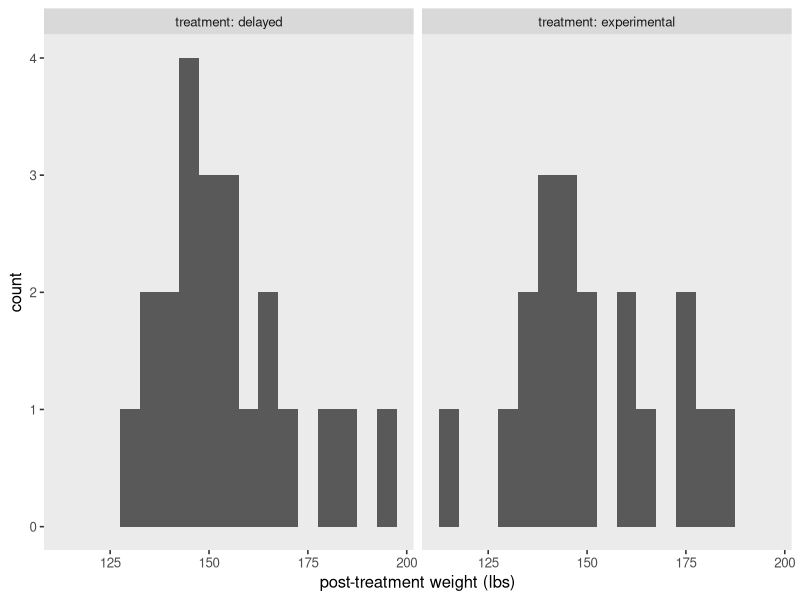
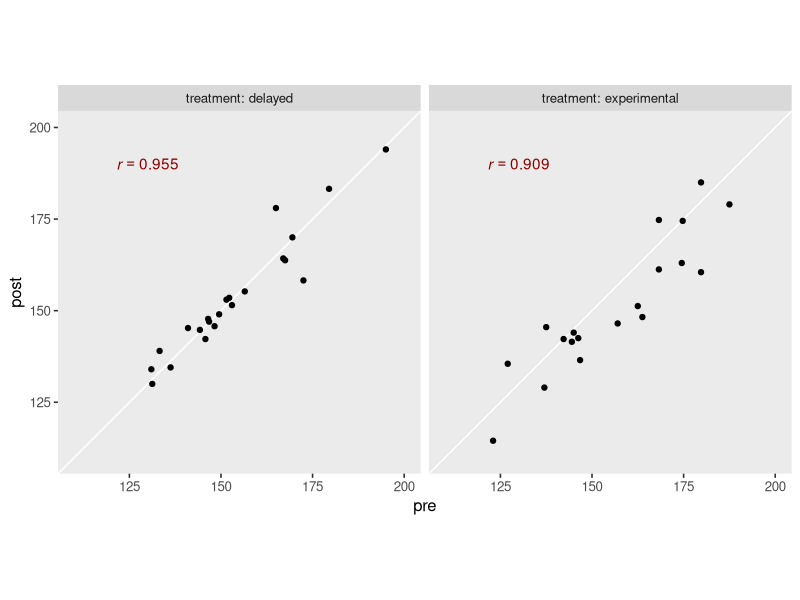
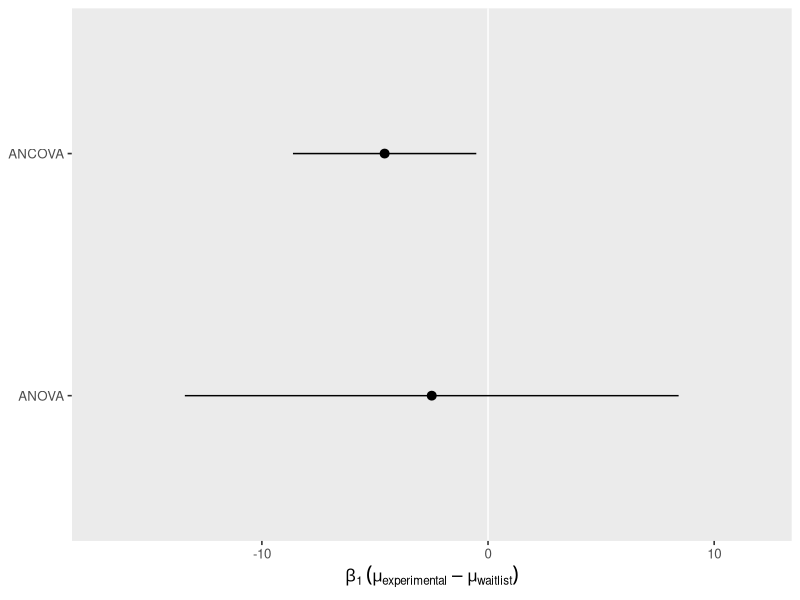
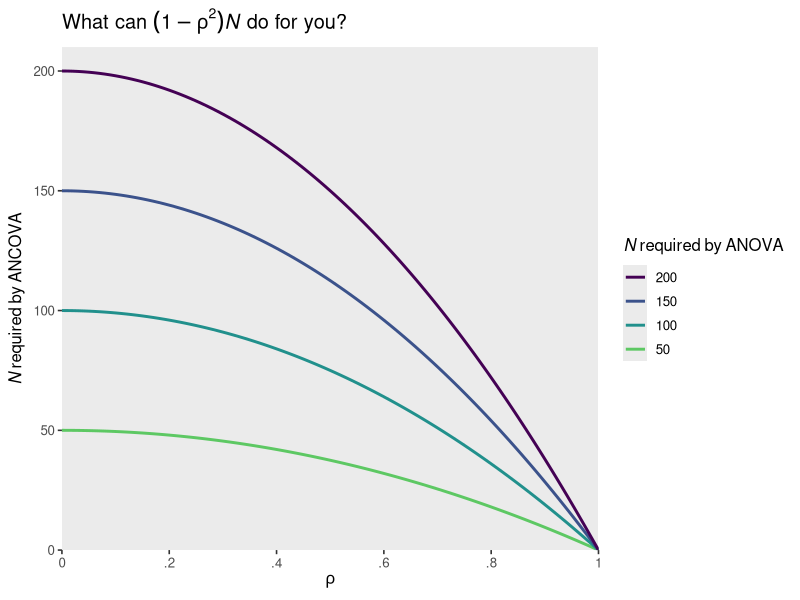

The R script that drew these images, in order:
## ---- chunk 1
# packages
library(tidyverse)
library(broom)

# adjust the global plotting theme
theme_set(theme_gray(base_size = 12) +
            theme(panel.grid = element_blank()))
## ---- chunk 2
horan1971 <- tibble(
  sl = c(letters[1:22], letters[1:20], letters[1:19], letters[1:19]),
  sn = 1:80,
  treatment = factor(rep(1:4, times = c(22, 20, 19, 19))),
  pre = c(149.5, 131.25, 146.5, 133.25, 131, 141, 145.75, 146.75, 172.5, 156.5, 153, 136.25, 148.25, 152.25, 167.5, 169.5, 151.5, 165, 144.25, 167, 195, 179.5,
          127, 134, 163.5, 155, 157.25, 121, 161.25, 147.25, 134.5, 121, 133.5, 128.5, 151, 141.25, 164.25, 138.25, 176, 178, 183, 164,
          149, 134.25, 168, 116.25, 122.75, 122.5, 130, 139, 121.75, 126, 159, 134.75, 140.5, 174.25, 140.25, 133, 171.25, 198.25, 141.25,
          137, 157, 142.25, 123, 163.75, 168.25, 146.25, 174.75, 174.5, 179.75, 162.5, 145, 127, 146.75, 137.5, 179.75, 168.25, 187.5, 144.5),
  post = c(149, 130, 147.75, 139, 134, 145.25, 142.25, 147, 158.25, 155.25, 151.5, 134.5, 145.75, 153.5, 163.75, 170, 153, 178, 144.75, 164.25, 194, 183.25,
           121.75, 132.25, 166, 146.5, 154.5, 114, 148.25, 148.25, 133.5, 126.5, 137, 126.5, 148.5, 145.5, 151.5, 128.5, 176.5, 170.5, 181.5, 160.5,
           145.5, 122.75, 164, 118.5, 122, 125.5, 129.5, 137, 119.5, 123.5, 150.5, 125.75, 135, 164.25, 144.5, 135.5, 169.5, 194.5, 142.5,
           129, 146.5, 142.25, 114.5, 148.25, 161.25, 142.5, 174.5, 163, 160.5, 151.25, 144, 135.5, 136.5, 145.5, 185, 174.75, 179, 141.5)) %>% 
  mutate(treatment = factor(treatment, labels = c("delayed", "placebo", "scheduled", "experimental")))

# what is this?
glimpse(horan1971)
## ---- chunk 3
horan1971 <- horan1971 %>% 
  filter(treatment %in% c("delayed", "experimental"))
## ---- chunk 4
horan1971 %>% 
  count(treatment)
## ---- chunk 5
horan1971 %>%  
  ggplot(aes(x = post)) +
  geom_histogram(binwidth = 5) +
  xlab("post-treatment weight (lbs)") +
  facet_wrap(~ treatment, labeller = label_both)
## ---- chunk 6
horan1971 %>% 
  group_by(treatment) %>% 
  summarise(mean = mean(post),
            sd = sd(post),
            n = n(),
            percent_missing = mean(is.na(post)) * 100)
## ---- chunk 7
horan1971 <- horan1971 %>% 
  # make a mean-centered version of pre
  mutate(prec = pre - mean(pre))
## ---- chunk 8
horan1971 <- horan1971 %>% 
  mutate(delayed      = ifelse(treatment == "delayed", 1, 0),
         experimental = ifelse(treatment == "experimental", 1, 0))
## ---- chunk 9
horan1971 %>% 
  distinct(treatment, delayed, experimental)
## ---- chunk 10
# fit the ANOVA-type model with OLS
ols1 <- lm(
  data = horan1971,
  post ~ 1 + experimental
)

# summarize
summary(ols1)
## ---- chunk 11
tidy(ols1, conf.int = TRUE) %>% 
  slice(2) %>% 
  mutate_if(is.double, round, digits = 2)
## ---- chunk 12
horan1971 %>% 
  group_by(treatment) %>% 
  summarise(r = cor(pre, post))
## ---- chunk 13
# for the annotation
r_text <- horan1971 %>% 
  group_by(treatment) %>% 
  summarise(r = cor(pre, post)) %>% 
  mutate(pre  = 130,
         post = 190,
         text = str_c("italic(r)==", round(r, digits = 3)))

# plot!
horan1971 %>%  
  ggplot(aes(x = pre, y = post)) +
  geom_abline(color = "white") +
  geom_point() +
  geom_text(data = r_text,
            aes(label = text),
            color = "red4", parse = TRUE) +
  coord_equal(xlim = c(110, 200),
              ylim = c(110, 200)) +
  facet_wrap(~ treatment, labeller = label_both)
## ---- chunk 14
horan1971 %>% 
  summarise(pre_mean = mean(pre),
            pre_sd = sd(pre),
            pre_min = min(pre))
## ---- chunk 15
# fit with the centered `prec` covariate
ols2 <- lm(
  data = horan1971,
  post ~ 1 + experimental + prec
)

# fit with the non-centered `pre` covariate
ols3 <- lm(
  data = horan1971,
  post ~ 1 + experimental + pre
)

# summarize the centered model
summary(ols2)

# summarize the non-centered model
summary(ols3)
## ---- chunk 16
tidy(ols2, conf.int = TRUE) %>% 
  slice(2) %>% 
  mutate_if(is.double, round, digits = 2)
## ---- chunk 17
# wrangle
bind_rows(tidy(ols1, conf.int = TRUE), tidy(ols2, conf.int = TRUE)) %>% 
  filter(term == "experimental") %>% 
  mutate(model = factor(c("ANOVA", "ANCOVA"), levels = c("ANOVA", "ANCOVA"))) %>% 

  # plot!
  ggplot(aes(x = estimate, xmin = conf.low, xmax = conf.high, y = model)) +
  geom_vline(xintercept = 0, color = "white") +
  geom_pointrange() +
  scale_x_continuous(expression(beta[1]~(mu[experimental]-mu[waitlist])), expand = expansion(add = 5)) +
  ylab(NULL)
## ---- chunk 18
# compute the sample statistics
rho <- cor(horan1971$pre, horan1971$post)  # 0.9214141
n <- nrow(horan1971)                       # 41

# use the equation
(1 - rho^2) * n
## ---- chunk 19
crossing(n   = c(50, 100, 150, 200),
         rho = seq(from = 0, to = 1, by = 0.01)) %>% 
  mutate(design_factor = 1 - rho^2) %>% 
  mutate(n_ancova = design_factor * n,
         n_group = factor(n)) %>% 
  mutate(n_group = fct_rev(n_group)) %>% 
  
  ggplot(aes(x = rho, y = n_ancova, color = n_group, group = n)) +
  geom_line(linewidth = 1) +
  scale_color_viridis_d(expression(italic(N)~required~by~ANOVA),
                        option = "D", end = .75) +
  scale_x_continuous(expression(rho),
                     expand = expansion(mult = 0),
                     breaks = 0:5 / 5,
                     labels = c("0", ".2", ".4", ".6", ".8", "1")) +
  scale_y_continuous(expression(italic(N)~required~by~ANCOVA),
                     limits = c(0, 210),
                     expand = expansion(add = 0)) +
  ggtitle(expression("What can "*(1-rho^2)*italic(N)*" do for you?"))
## ---- chunk 20
# display the standard errors for beta[1]
bind_rows(tidy(ols1, conf.int = TRUE), tidy(ols2, conf.int = TRUE)) %>% 
  filter(term == "experimental") %>% 
  mutate(parameter = "beta[1]",
         model = c("ANOVA", "ANCOVA")) %>% 
  select(model, parameter, std.error)

# use the formula
5.397404 * sqrt(1 - rho^2)
## ---- chunk 21
sessionInfo()
